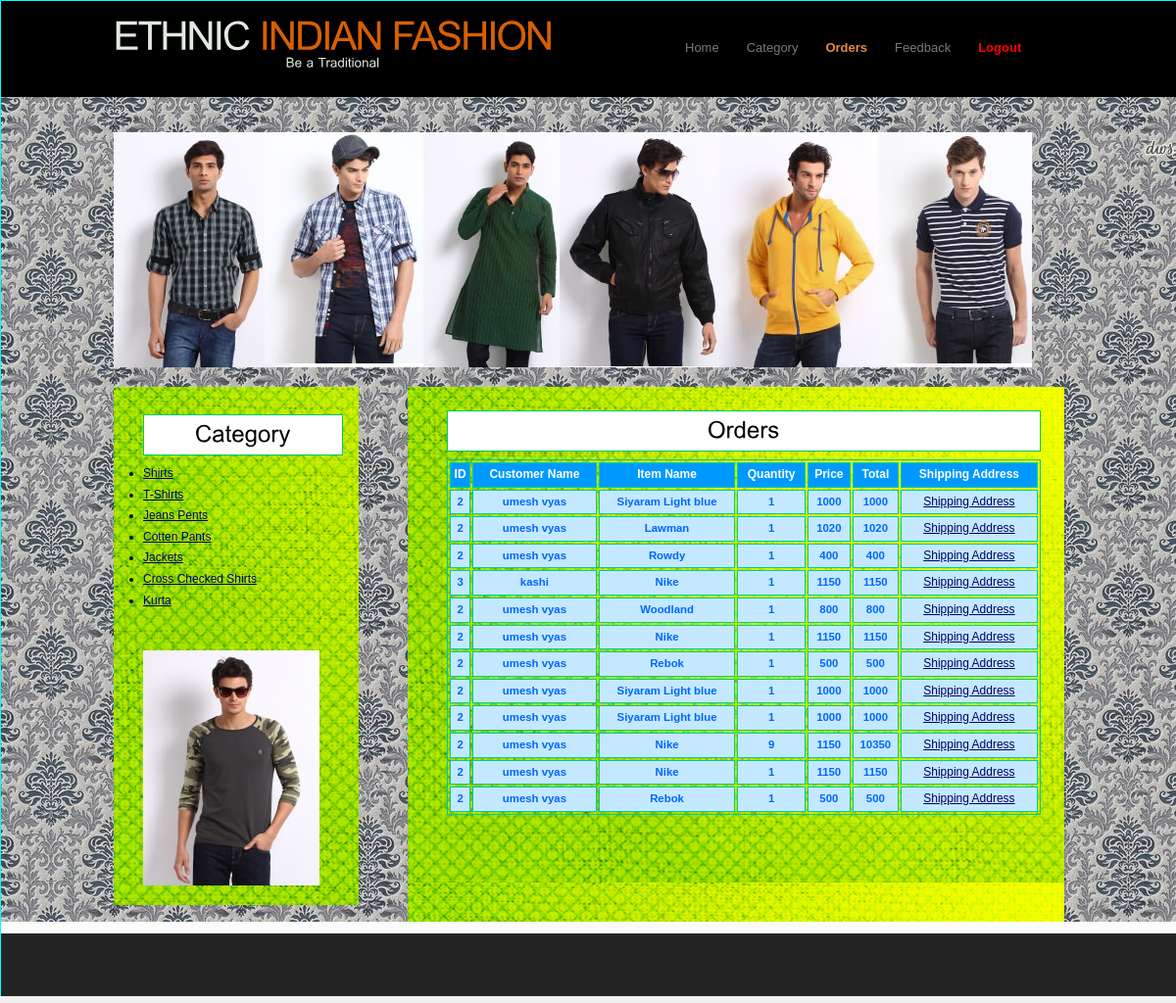
The page /order.php (signed in) on the database its author committed.
### tables this page shows
CREATE TABLE IF NOT EXISTS `category_master` (
  `CategoryId` int(11) NOT NULL AUTO_INCREMENT,
  `CategoryName` varchar(20) NOT NULL,
  `Description` varchar(200) NOT NULL,
  `Image` varchar(100) NOT NULL,
  PRIMARY KEY (`CategoryId`)
);

### order.php (the view, shortened to what this page needs)
<!DOCTYPE html PUBLIC "-//W3C//DTD XHTML 1.0 Transitional//EN" "http://www.w3.org/TR/xhtml1/DTD/xhtml1-transitional.dtd">
<html xmlns="http://www.w3.org/1999/xhtml">
<head>
<link href="style.css" rel="stylesheet" type="text/css" />
<link href="SpryAssets/SpryValidationTextField.css" rel="stylesheet" type="text/css" />
</head>
<body onload="MM_preloadImages('img/47.jpg')">
<div class="main">
  <div class="header">
    <div class="header_resize">
      <div class="logo">
         <h1><a href="admin_index.php">ETHNIC<span> INDIAN FASHION</span><small><center>Be a Traditional</center></small></a></h1>       </div>
      <div class="menu_nav">
        <ul>
          <li><a href="index.php">Home</a></li>
          <li><a href="add_catagory.php">Category</a></li>
          <li class="active"><a href="order.php">Orders</a></li>
          <li><a href="allfeed.php">Feedback</a></li>
          <li><a href="logout.php"><font color="#FF0000"><b>Logout</b></font></a></li>
        </ul>
      </div>
    </div>
  </div>
  <div class="content">
    <div class="content_resize">
      <div class="hbg"><a href="#" onmouseout="MM_swapImgRestore()" onmouseover="MM_swapImage('Image4','','img/101.png',1)"><img src="img/100.png" alt="Sorry" width="937" height="240" id="Image4" /></a></div>
      <div class="mainbar">
        <div class="article">
          <h2 align="center">Orders</h2>
          <form id="form1" name="form1" method="post" action="">
            <table width="100%" border="1" bordercolor="#00CC99" >
              <tr bgcolor="#0099FF">
                <td class="style10 style3"><div align="center"><strong>ID</strong></div></td>
                <td class="style10 style3"><div align="center"><strong>Customer Name</strong></div></td>
                <td class="style10 style3"><div align="center"><strong>Item Name</strong></div></td>
                <td class="style10 style3"><div align="center"><strong>Quantity</strong></div></td>
                <td class="style10 style3"><div align="center"><strong>Price</strong></div></td>
                <td class="style10 style3"><div align="center"><strong>Total</strong></div></td>
                <td class="style10 style3"><div align="center"><strong>Shipping Address</strong></div></td>
              </tr>
              <?php
$sql = "SELECT customer_registration.CustomerId, customer_registration.CustomerName, orders.ItemName, orders.Quantity, orders.Price, orders.Total
FROM customer_registration, orders WHERE customer_registration.CustomerId=orders.CustomerId ";
$result = mysql_query($sql);
while($row = mysql_fetch_array($result))
{
$Id=$row['CustomerId'];
$CustomerName=$row['CustomerName'];
$ItemName=$row['ItemName'];
$Quantity=$row['Quantity'];
$Price=$row['Price'];
$Total=$row['Total'];
?>
              <tr bgcolor="#C4E8FF">
                <td><div align="left" class="style5 style11 style12">
                  <div align="center"><strong><?php echo $Id;?></strong></div>
                </div></td>
                <td><div align="left" class="style5 style11 style12">
                  <div align="center"><strong><?php echo $CustomerName;?></strong></div>
                </div></td>
                <td><div align="left" class="style5 style11 style12">
                  <div align="center"><strong><?php echo $ItemName;?></strong></div>
                </div></td>
                <td><div align="left" class="style5 style11 style12">
                  <div align="center"><strong><?php echo $Quantity;?></strong></div>
                </div></td>
                <td><div align="left" class="style5 style11 style12">
                  <div align="center"><strong><?php echo $Price;?></strong></div>
                </div></td>
                <td><div align="left" class="style5 style11 style12">
                  <div align="center"><strong><?php echo $Total;?></strong></div>
                </div></td>
                <td><div align="center" class="style12"><a href="Detail.php?CustomerId=<?php echo $Id;?>">Shipping Address</a></div></td>
              </tr>
              <?php
}
?>
       </table>
          </form>
          <p align="center">&nbsp;</p>
          </div>
        <div class="article"></div>
      </div>
      <div class="sidebar">
        <div class="gadget">
          <h2 align="center" class="star">Category</h2>
          <div>
            <div>
              <div id="right-col">
               <ul>
                  <?php
$sql = "select * from Category_Master";
$result = mysql_query($sql);
while($row = mysql_fetch_array($result))
{
$Id=$row['CategoryId'];
$CategoryName=$row['CategoryName'];
?>
               <li> <a href="add_products.php?CategoryId=<?php echo $Id;?>"><?php echo $CategoryName;?></a></li>
	<?php
	}
	?>
</ul>
              </div>
            </div>
          </div>
        </div>
        <div class="gadget"><a href="#" onmouseout="MM_swapImgRestore()" onmouseover="MM_swapImage('Image2','','img/47.jpg',1)"><img src="img/511.jpg" name="Image2" width="180" height="240" border="0" id="Image2" /></a></div>
      </div>
    </div>
  </div>
  <div class="footer">
    <div class="footer_resize">
      <p class="lf">&nbsp;</p>
    </div>
  </div>
</div>
</body>
</html>

### style.css (style rules this page uses)
body { margin:0; padding:0; width:100%; font-family: Arial, Helvetica, sans-serif; font-size: 12px; font-style: normal; line-height: 1.8em; font-weight: lighter; font-variant: normal; position: absolute; height: auto; border: thin ridge #00FFFF; background-color: #8F8F8F; }
html, .main { padding:0; margin:0; background:#fbfbfb; }
.logo { height:98px; float:left; }
h1 { margin: 0; padding: 17px 0; color: #000000; font: bold 40px/1.2em Arial, Helvetica, sans-serif; letter-spacing: -2px; }
h1 a, h1 a:hover { color:#e1e9df; text-decoration:none; }
h1 span { color:#d76002; }
h1 small { display:block; padding:0; font:normal 13px/1.2em Arial, Helvetica, sans-serif; letter-spacing:normal; }
h2 { height: auto; width: auto; margin-top: 8px; margin-right: 0; margin-bottom: 8px; margin-left: 0; padding-top: 8px; padding-right: 0; padding-bottom: 8px; padding-left: 0; border: thin groove #00CC66; font-family: Arial, Helvetica, sans-serif; font-size: 24px; font-weight: lighter; font-style: normal; color: #000; background-color: #FFFFFF; }
p { margin: 8px 0; padding: 0 0 8px 0; font: normal 12px/1.8em Arial, Helvetica, sans-serif; color: #000; }
a { color:#000066; text-decoration:underline; font-weight: normal; }
.header, .content, .menu_nav, .fbg, .footer, form, ol, ol li, ul, .content .mainbar, .content .sidebar { margin: 0; padding: 0; font-size: 12px; font-weight: bold; font-family: Arial, Helvetica, sans-serif; }
.header { height:98px; background-color: #000000; }
.header_resize { margin:0 auto; padding:0; width:970px; }
.hbg { width:970px; padding:20px 0; }
.menu_nav { margin:0; padding:25px 0 0 20px; float:right; width:400px; }
.menu_nav ul { list-style:none; }
.menu_nav ul li { margin:0; padding:0 2px 0 0; float:left; background:url(images/menu_line.gif) no-repeat right center; }
.menu_nav ul li a { display:block; margin:0; padding:12px 13px; color:#7b7a7a; text-decoration:none; font-size:13px; }
.menu_nav ul li.active a, .menu_nav ul li a:hover { font-weight:bold; color:#e58a42; }
.content { margin-bottom:12px; background-color: #F0F0F0; background-image: url(images/18516-vintage-pattern-1280x800-abstract-wallpaper.jpg); }
.content_resize { margin:0 auto; padding:16px 0 0; width:970px; }
.mainbar { margin:0; padding:0; float:right; width:670px; }
.mainbar .article { margin: 0; padding: 16px 24px 24px 40px; text-align: center; font-size: 12px; font-family: "Segoe UI", "Microsoft Sans Serif"; background-image: url(images/10447-green-fabric-1366x768-abstract-wallpaper.png); }
.sidebar { padding:0; float:left; width:250px; background:#f7f7f7; background-image: url(images/10447-green-fabric-1366x768-abstract-wallpaper.png); }
.sidebar .gadget { margin: 0; padding: 20px 16px 20px 30px; font-weight: bold; }
.footer { color:#959595; background-color:#242424; }
.footer_resize { margin:0 auto; padding:24px 40px; width:890px; }
.footer p { margin:0; padding:4px 0; line-height:normal; color:#959595; }
.footer .lf { float:left; }
.main .content .content_resize .mainbar .article #form1 table { text-align: center; }

### order.php (style rules this page uses)
.style10 { color: #FFFFFF }
.style11 { font-weight: bold; font-family: Verdana, Arial, Helvetica, sans-serif; font-size: 95%; }
.style12 { color: #0066FF }

### rows shown on the page
category_master: CategoryName "Shirts"
category_master: CategoryName "T-Shirts"
category_master: CategoryName "Jeans Pents"
category_master: CategoryName "Cotten Pants"
category_master: CategoryName "Jackets"
category_master: CategoryName "Cross Checked Shirts"
category_master: CategoryName "Kurta"

### other values the page prints
$Id "2"
$CustomerName "umesh vyas"
$ItemName "Siyaram Light blue"
$Quantity "1"
$Price "1000"
$Total "1000"
$ItemName "Lawman"
$Price "1020"
$Total "1020"
$ItemName "Rowdy"
$Price "400"
$Total "400"
$Id "3"
$CustomerName "kashi"
$ItemName "Nike"
